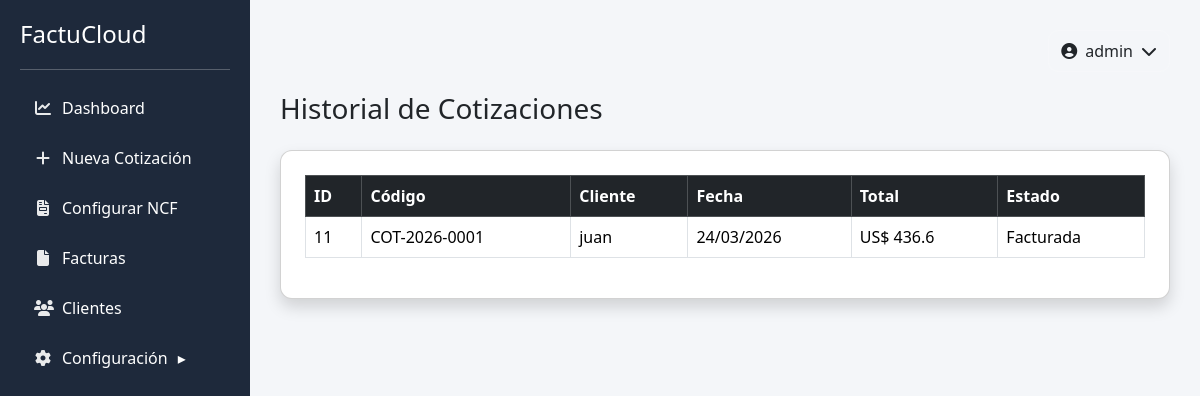
Page /historial (signed in) on the earlier database version.
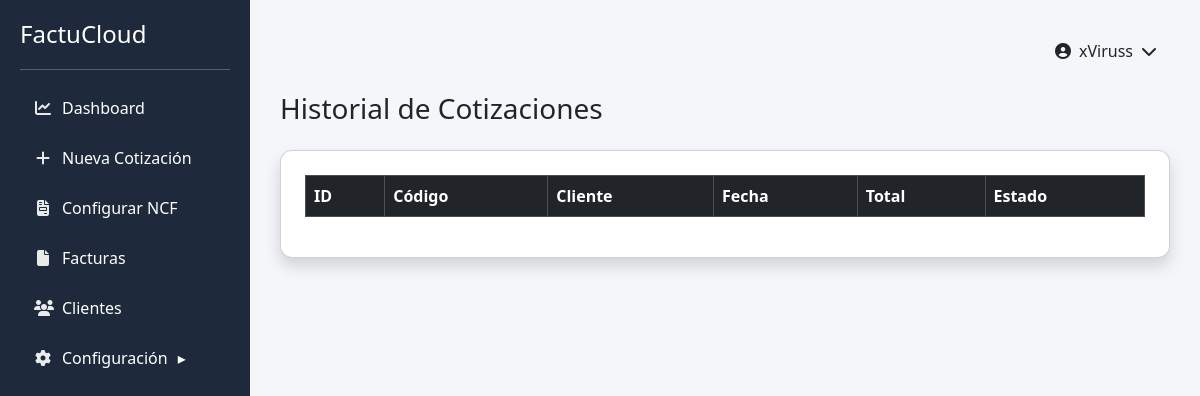
Same page on the later database version.
### tables this page shows
CREATE TABLE cotizaciones (
        id INTEGER PRIMARY KEY AUTOINCREMENT,
        codigo TEXT,
        cliente TEXT,
        rnc TEXT,
        telefono TEXT,
        correo TEXT,
        fecha TEXT,
        subtotal REAL,
        itbis REAL,
        total REAL,
        estado TEXT
    );

### app.py (the view)
@app.route("/historial")
def historial():
    if "usuario" not in session:
        return redirect(url_for("login"))
    conn = get_db()
    cotizaciones = conn.execute("""
    SELECT * FROM cotizaciones
    ORDER BY id DESC
    """).fetchall()
    conn.close()
    return render_template(
        "historial.html",
        cotizaciones=cotizaciones
    )

### app.py (called while the page is built)
def get_db():
    conn = sqlite3.connect("database.db")
    conn.row_factory = sqlite3.Row
    return conn

@app.context_processor
def inject_user():
    return dict(usuario=session.get("usuario"))

### templates/historial.html
{% extends "base.html" %}
{% block content %}
<h3 class="mb-4">Historial de Cotizaciones</h3>
<div class="card shadow p-4">
<table class="table table-bordered table-hover">
<thead class="table-dark">
<tr>
<th>ID</th>
<th>Código</th>
<th>Cliente</th>
<th>Fecha</th>
<th>Total</th>
<th>Estado</th>
</tr>
</thead>
<tbody>
{% for cotizacion in cotizaciones %}
<tr>
<td>{{ cotizacion.id }}</td>
<td>{{ cotizacion.codigo }}</td>
<td>{{ cotizacion.cliente }}</td>
<td>{{ cotizacion.fecha }}</td>
<td>US$ {{ cotizacion.total }}</td>
<td>{{ cotizacion.estado }}</td>
</tr>
{% endfor %}
</tbody>
</table>
</div>
{% endblock %}

Differences in the rows shown:
removed cotizaciones: id "11", codigo "COT-2026-0001", cliente "juan", fecha "24/03/2026", total "436.6", estado "Facturada"
Other differences:
{{ usuario if usuario else "Usuario" }}: "admin" → "xViruss"
